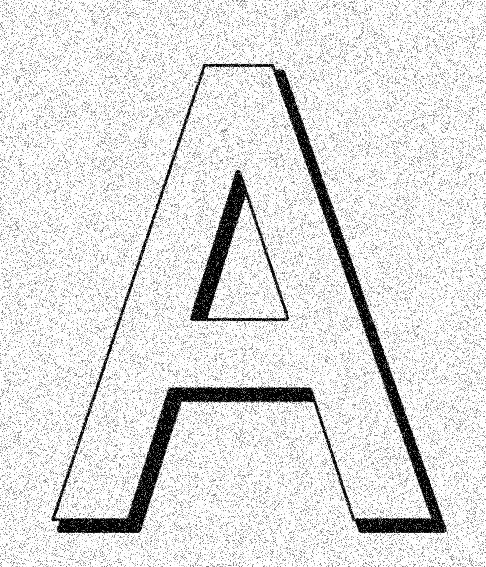
#> input picture image.jpg, 486 x 567 px
$ jupyter execute 'Python file.ipynb'
#> lines starting #> are read from the running program, lines starting #| are printed output that depends on the picture
===============================================PART - 1=========================================================================

--------------------------------------------SPATIAL DOMAIN----------------------------------------------------------------------

[cell 1]
#Created by RAKSHITH S NADIGER
import cv2
import numpy as np
import matplotlib.pyplot as plt
from skimage.feature import hog
from skimage import data, exposure, color

[cell 2]
image1=cv2.imread('image.jpg',1)
#> image1 is the input picture: shape (567, 486, 3); min 0, max 255, mean 223.1
plt.imshow(cv2.cvtColor(image1, cv2.COLOR_BGR2RGB)),plt.title("Original Image with Noise")
plt.show()

[cell 3]
#SPATIAL AVERAGING FILTER
def apply_spatial_averaging_filter(image, kernel_size):
    # Create a kernel for spatial averaging
#> called with kernel_size = 35
    kernel = np.ones((kernel_size, kernel_size), np.float32) / (kernel_size * kernel_size)

    # Apply the filter using OpenCV's filter2D function
    filtered_image = cv2.filter2D(image, -1, kernel)
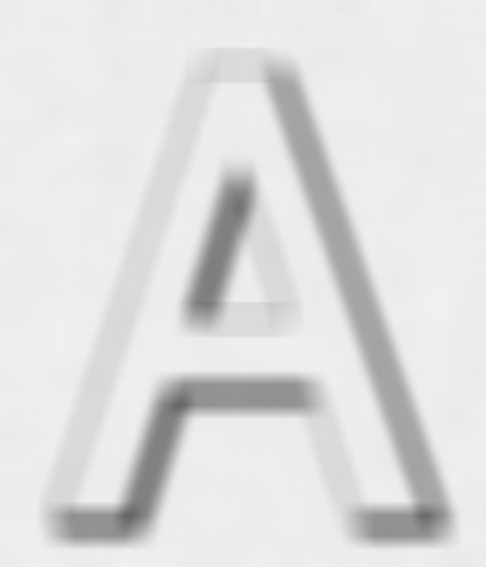
#> filtered_image: shape (567, 486, 3); min 99, max 241, mean 223.1

    # Display the original and filtered images
    filtered_image = np.abs(filtered_image)
    plt.figure(figsize=(8,4))
    plt.subplot(121), plt.imshow(cv2.cvtColor(image, cv2.COLOR_BGR2RGB)), plt.title('Original')
    plt.subplot(122), plt.imshow(filtered_image, cmap='gray'), plt.title('Blurred')
    plt.show()
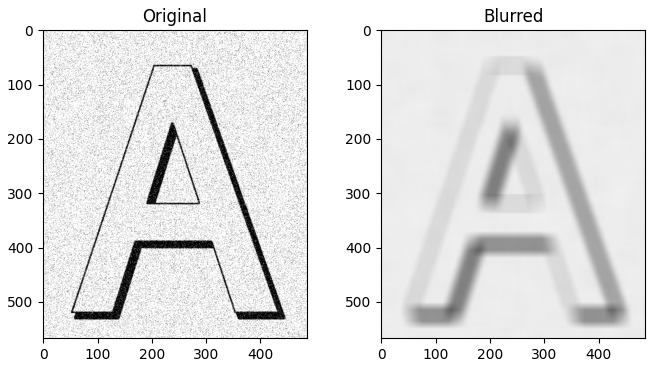
#> figure drawn by matplotlib, 2 panels

# Apply spatial averaging filter with a kernel size of 40x40
apply_spatial_averaging_filter(image1, kernel_size=35)

[cell 4]
#Median Filter

def apply_median_filter(image):

    # Apply median filter
    filtered_image = cv2.medianBlur(image,7)  # Change the kernel size as needed
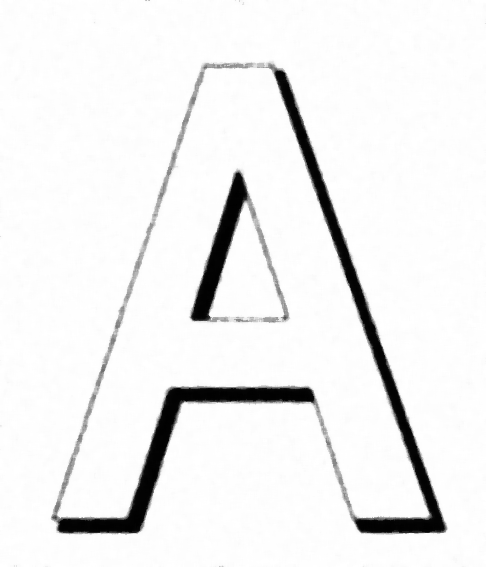
#> filtered_image: shape (567, 486, 3); min 0, max 255, mean 239.1

    filtered_image = np.abs(filtered_image)
    plt.figure(figsize=(8,4))
    plt.subplot(121), plt.imshow(cv2.cvtColor(image, cv2.COLOR_BGR2RGB)), plt.title('Original')
    plt.subplot(122), plt.imshow(filtered_image, cmap='gray'), plt.title('Filtered')
    plt.show()
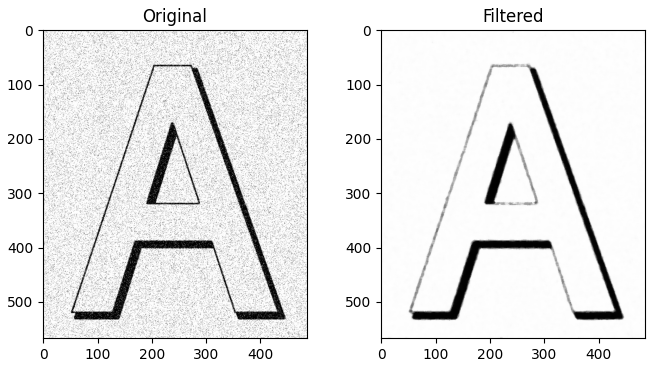
#> figure drawn by matplotlib, 2 panels
    return filtered_image


blurred_image=apply_median_filter(image1)

[cell 5]
#Laplacian
# Define the sharpening kernel
kernel = np.array([
    [-1, -1, -1, -1, -1, -1, -1],
    [-1, -1, -1, -1, -1, -1, -1],
    [-1, -1, -1, -1, -1, -1, -1],
    [-1, -1, -1, 55, -1, -1, -1],
    [-1, -1, -1, -1, -1, -1, -1],
    [-1, -1, -1, -1, -1, -1, -1],
    [-1, -1, -1, -1, -1, -1, -1]
])

# Normalize the kernel
kernel = kernel / np.sum(kernel)

def laplacianfilter(image,imageorg,kernel):
    sharpened_image = cv2.filter2D(image, -1, kernel)
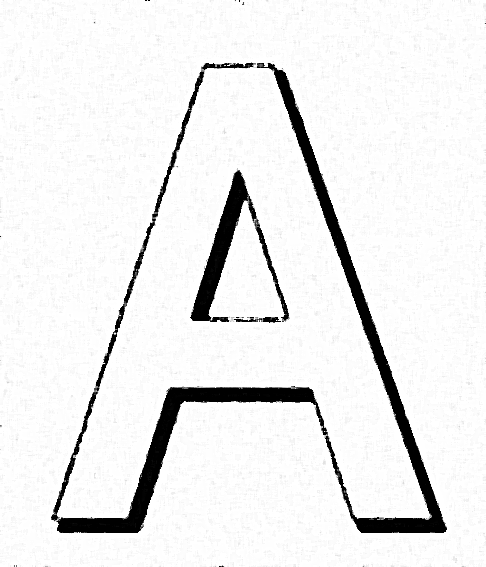
#> sharpened_image: shape (567, 486, 3); min 0, max 255, mean 236.4
    plt.figure(figsize=(8,4))
    plt.subplot(121), plt.imshow(cv2.cvtColor(imageorg, cv2.COLOR_BGR2RGB)), plt.title('Original')
    plt.subplot(122), plt.imshow(sharpened_image, cmap='gray'), plt.title('Sharpend')
    plt.show()

laplacianfilter(blurred_image,image1,kernel)
